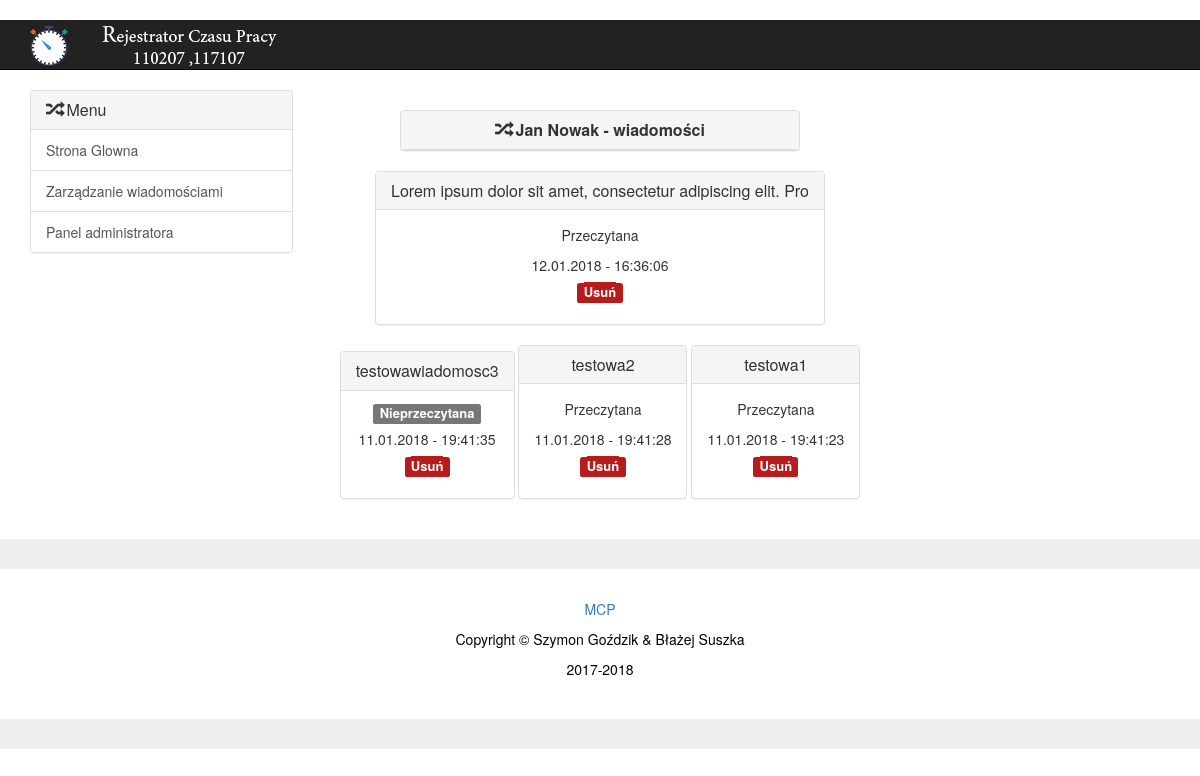
Page /user_mess/?w=2 on the earlier database version.
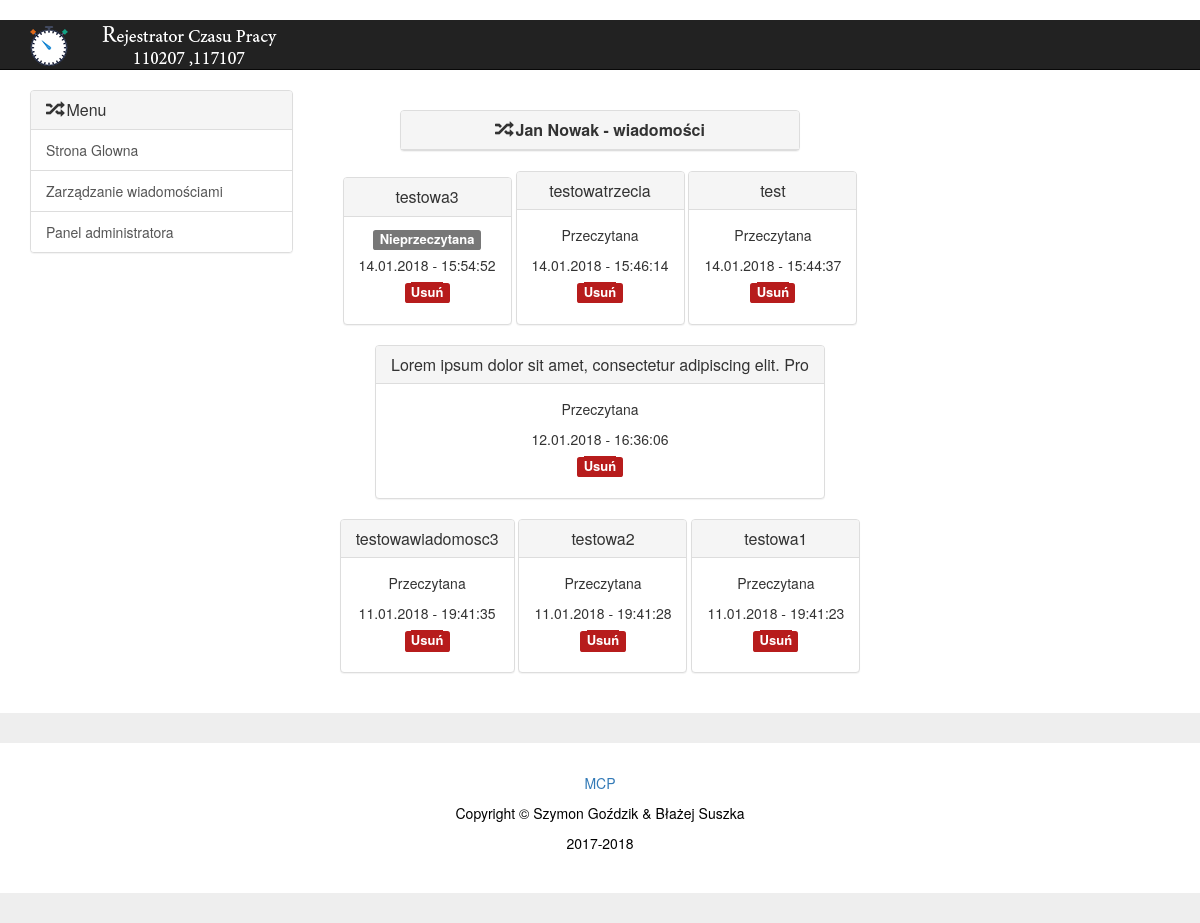
Same page on the later database version.
### timework/models.py (models this page shows, shortened)
class Messages(models.Model):
    body = models.CharField(max_length=60)
    date = models.DateTimeField(auto_now_add=True)
    worker = models.ForeignKey(Worker, models.CASCADE)
    read = models.BooleanField()

### timework/views.py (the view)
# urls.py: url(r'^user_mess/$', user_messages, name='usermess'),
def user_messages(request):
    if 'w' in request.GET:
        id = int(request.GET['w'])
        worker = Worker.objects.get(id=id)
        m = Messages.objects.filter(worker=worker).order_by('-date')
        t = get_template('m_mess.html')
        html = t.render({'us': worker, 'mess': m})
        return HttpResponse(html)
    t = get_template('h_home.html')
    html = t.render({})
    return HttpResponse(html)

### templates/m_mess.html (shortened to what this page needs)
{% extends 'base_h.html' %}
{% block content %}
			{% load staticfiles %}
  <div class="col-sm-6">
 <center>
  		<div class="panel panel-default" style="display: inline-block;  width: 400px;" >
				<div class="panel-heading">
					<h1 class="panel-title"><span class="glyphicon glyphicon-random"></span>  <strong>{{ us.first_name }} {{ us.second_name }} - wiadomości</strong></h1>
				</div>
			</div>
			</center>
			<center>
		{% for m in mess %}
			  		<div class="panel panel-default" style="display: inline-block;" >
				<div class="panel-heading">
					<h1 class="panel-title">{{ m.body }}</a></h1>
				</div>
							<div class="panel-body"><center>
							 				 {% if m.read == 0 %}
				 <p><span class="label label-default"><font size="2">Nieprzeczytana</font></span></p>
				 {% endif %}
					 {% if m.read == 1 %}
				 <p>Przeczytana</p>
				 {% endif %}
				 <p>{{ m.date|date:"d.m.Y - H:i:s" }}</p>
			 <p><span class="label label-default" style="background-color: #B71C1C; color: white;"><font size="2"><a href='{% url 'remmess' %}?m={{ m.id }}' style="background-color: #B71C1C; color: white;">Usuń</a></font></span></p>
				 </center>
				</div>
			</div>
				 {% endfor %}
			</center>
</div>
{% endblock %}

Differences in the rows shown:
added Messages: body "testowa3", read "Nieprzeczytana", date "14.01.2018 - 15:54:52"
added Messages: body "testowatrzecia", read "Przeczytana", date "14.01.2018 - 15:46:14"
added Messages: body "test", read "Przeczytana", date "14.01.2018 - 15:44:37"
changed Messages "testowawiadomosc3": read "Nieprzeczytana" → "Przeczytana"
